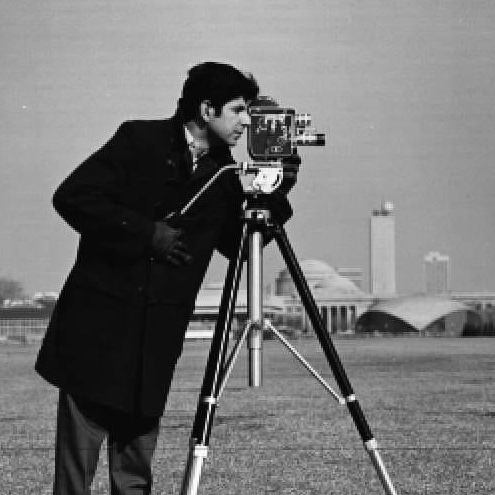
#> input picture 08- Edge detection/cameraman.png, 495 x 495 px
$ python More_Advance_edge_detection.py
#> lines starting #> are read from the running program, lines starting #| are printed output that depends on the picture; after the words box and inside, x2 and y2 are one past the last pixel; in counts of white or black regions, pixels touching at a corner belong together
import cv2
import numpy as np

theImage = cv2.imread("cameraman.png")
#> theImage is the input picture: shape (495, 495, 3); min 0, max 255, mean 116.8
edge = cv2.Canny(theImage, 120, 150)
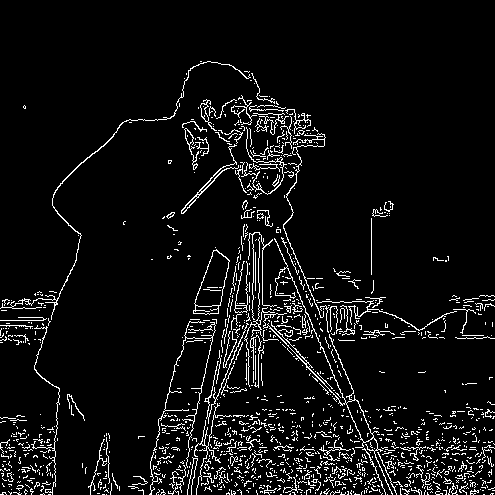
#> edge: shape (495, 495); 6.3% white in thin lines or dots, all inside (x1, y1, x2, y2) = (0, 61, 495, 495)
edge2 = cv2.Canny(theImage, 120, 350)
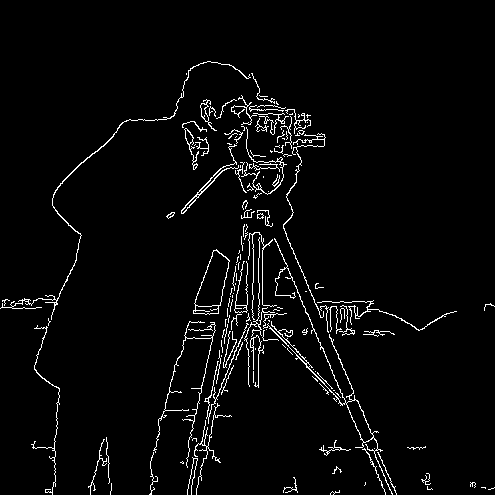
#> edge2: shape (495, 495); 3.3% white in thin lines or dots, all inside (x1, y1, x2, y2) = (0, 61, 495, 495)
edge3 = cv2.Canny(theImage, 10, 150)
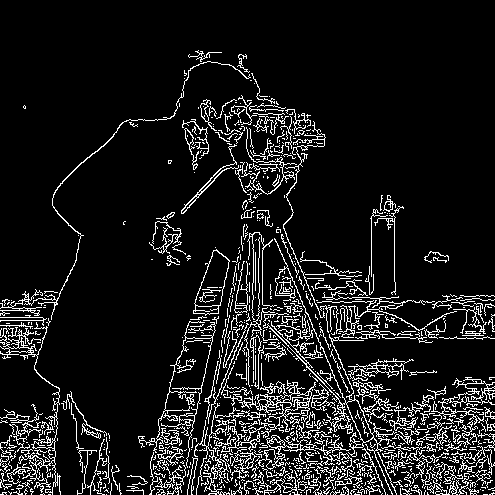
#> edge3: shape (495, 495); 10.3% white in thin lines or dots, all inside (x1, y1, x2, y2) = (0, 50, 495, 495)

cv2.imshow("original Image", theImage)
cv2.imshow("edge", edge)
cv2.imshow("edge2", edge2)
cv2.imshow("edge3", edge3)

cv2.waitKey(0)
cv2.destroyAllWindows()
